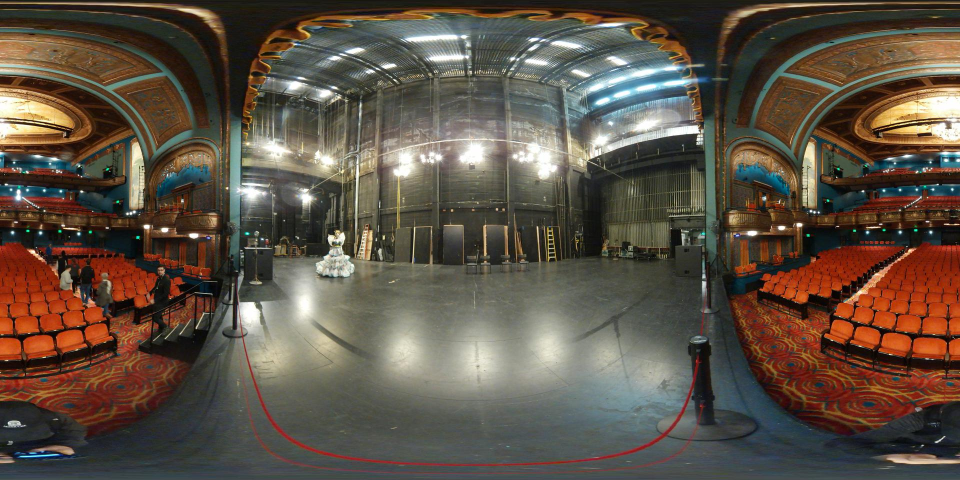
#> input picture image.png, 1920 x 960 px (shown at 1/2 size)
$ python plot_lucas.py
#> lines starting #> are read from the running program, lines starting #| are printed output that depends on the picture; after the words box and inside, x2 and y2 are one past the last pixel; in counts of white or black regions, pixels touching at a corner belong together
import cv2
import numpy as np
import json
from numpy.linalg import norm
from skimage.io import imread
import math

def equirectangular_to_pixel(eqr_width, eqr_height, center_latitude, center_longitude , equirectangular_latitude, equirectangular_longitude):
    """
    Converts equirectangular coordinates to pixel coordinates in a rectangular image.

    Parameters:
    - eqr_width (int): Width of the equirectangular image in pixels.
    - eqr_height (int): Height of the equirectangular image in pixels.
    - center_latitude (float): Latitude of the equirectangular image's center (in degrees).
    - center_longitude (float): Longitude of the equirectangular image's center (in degrees).
    - equirectangular_latitude (float): Latitude in equirectangular projection to convert (in degrees).
    - equirectangular_longitude (float): Longitude in equirectangular projection to convert (in degrees).

    Returns:
    - pixel_x (int): Pixel X-coordinate in the rectangular image.
    - pixel_y (int): Pixel Y-coordinate in the rectangular image.
    """
    # Calculate angular offsets from the center
    latitude_offset = equirectangular_latitude - center_latitude
    longitude_offset = equirectangular_longitude - center_longitude

    # Calculate pixel offsets per degree
    pixels_per_degree_x = eqr_width / 360.0
    pixels_per_degree_y = eqr_height / 180.0

    # Calculate pixel coordinates in the rectangular image
    pixel_x = int((longitude_offset * pixels_per_degree_x) + (eqr_width / 2))
    pixel_y = int((-latitude_offset * pixels_per_degree_y) + (eqr_height / 2))

    return pixel_x, pixel_y


class Rotation:
    @staticmethod
    def Rx(alpha):
        return np.asarray([[1, 0, 0], [0, np.cos(alpha), -np.sin(alpha)], [0, np.sin(alpha), np.cos(alpha)]])
    @staticmethod
    def Ry(beta):
        return np.asarray([[np.cos(beta), 0, np.sin(beta)], [0, 1, 0], [-np.sin(beta), 0, np.cos(beta)]])
    @staticmethod
    def Rz(gamma):
        return np.asarray([[np.cos(gamma), -np.sin(gamma), 0], [np.sin(gamma), np.cos(gamma), 0], [0, 0, 1]])

class Plotting:
    @staticmethod
    def plotEquirectangular(image, kernel, color):
        resized_image = image
        kernel = kernel.astype(np.int32)
        hull = cv2.convexHull(kernel)
        cv2.polylines(resized_image,
                      [hull],
                      isClosed=True,
                      color=color,
                      thickness=2)
        return resized_image


def plot_circles(img, arr, color):
    for i in arr:
        img = cv2.circle(img, i, 10, color, -1)
    return img


def plot_bfov(image, v00, u00, a_lat, a_long, color, h, w):
    t = int(w//2 - u00)
    u00 += t
    image = np.roll(image, t, axis=1)

    phi00 = (u00 - w / 2.) * ((2. * np.pi) / w)
    theta00 = -(v00 - h / 2.) * (np.pi / h)
    r = 10
    d_lat = r / (2 * np.tan(a_lat / 2))
    d_long = r / (2 * np.tan(a_long / 2))
    p = []
    for i in range(-(r - 1) // 2, (r + 1) // 2):
        for j in range(-(r - 1) // 2, (r + 1) // 2):
            p += [np.asarray([i * d_lat / d_long, j, d_lat])]
    R = np.dot(Rotation.Ry(phi00), Rotation.Rx(theta00))
    p = np.asarray([np.dot(R, (p[ij] / norm(p[ij]))) for ij in range(r * r)])
    phi = np.asarray([np.arctan2(p[ij][0], p[ij][2]) for ij in range(r * r)])
    theta = np.asarray([np.arcsin(p[ij][1]) for ij in range(r * r)])
    u = (phi / (2 * np.pi) + 1. / 2.) * w
    v = h - (-theta / np.pi + 1. / 2.) * h
    kernel = np.stack((u, v), axis=-1).astype(np.int32)
    image = plot_circles(image, kernel, color)

    image = Plotting.plotEquirectangular(image, kernel, color)
    image = np.roll(image, w - t, axis=1)

    return image

if __name__ == "__main__":
    image = imread('image.png')
#> image is the input picture: shape (960, 1920, 3); mean R, G, B 93.6, 81.4, 68.7
    h, w = image.shape[:2]
#> h = 960; w = 1920
    color_map = {1: (47,  52,  227),
                 2: (63,  153, 246),
                 3: (74,  237, 255),
                 4: (114, 193, 56),
                 5: (181, 192, 77),
                 6: (220, 144, 51),
                 7: (205, 116, 101),
                 8: (226, 97,  149),
                 9: (155, 109, 246)}

    v00, u00 = 117,426

    def deg_to_rad(degrees):
        return [math.radians(degree) for degree in degrees]
    #a_lat = np.pi / 4
    #a_long = np.pi/6

    #(0,180) and (0,360)
    print(equirectangular_to_pixel(eqr_width = w, eqr_height = h , center_latitude =0, center_longitude =0, equirectangular_latitude = 72, equirectangular_longitude =169))
#| (1861, 96)

    a_lat, a_long = deg_to_rad([45,30])
#> a_lat = 0.785; a_long = 0.524
    color = (255, 0, 0)
    image = plot_bfov(image, v00, u00, a_lat, a_long, color, h, w)
#> after the loop in plot_circles, `for i in arr:`:
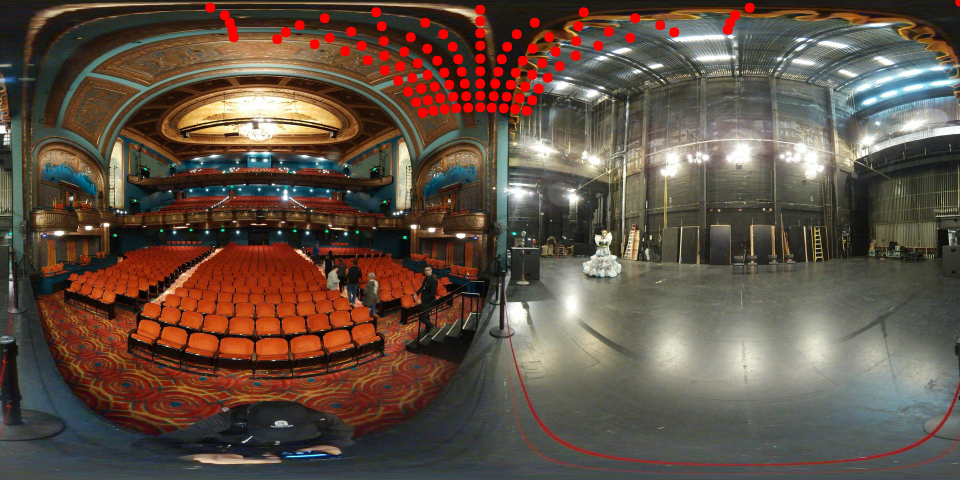
#> img: shape (960, 1920, 3) (shown at 1/2 size); mean of channels 0, 1, 2 96.8, 80.4, 67.9; drawn as R, G, B
#> in plotEquirectangular, `cv2.polylines(resized_image, [hull], isClosed=True, color=color, thick..`:
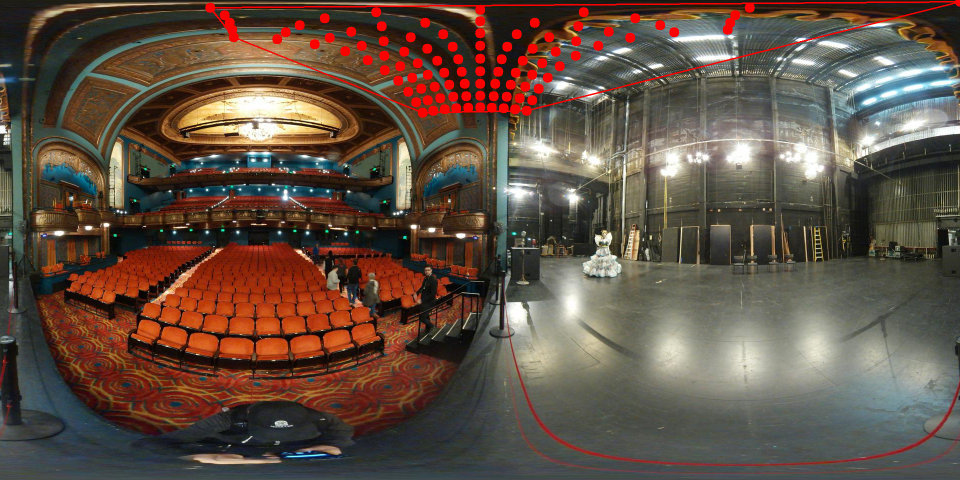
#> resized_image: shape (960, 1920, 3) (shown at 1/2 size); 0.45% of pixels changed, all inside (x1, y1, x2, y2) = (426, 2, 1911, 227); drawn as R, G, B

    a_lat, a_long = deg_to_rad([65,51])
    color = (0, 255, 0)

    v00, u00 = 1861,96
    image = plot_bfov(image, v00, u00, a_lat, a_long, color, h, w)
#> call 2 of plot_bfov, with v00 = 1861, u00 = 96, a_lat = 1.13, a_long = 0.89, color = (0, 255, 0), h = 960, w = 1920
#> in plot_bfov (call 2), `image = np.roll(image, t, axis=1)`:
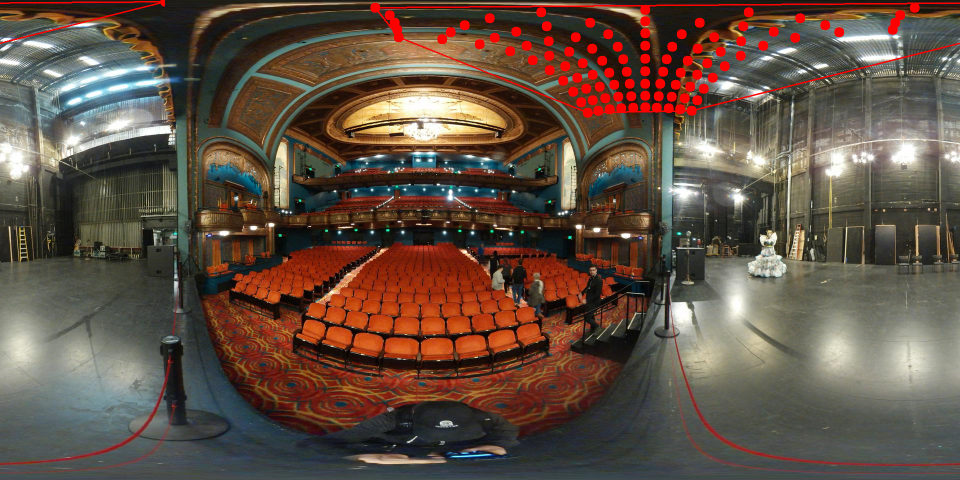
#> image: shape (960, 1920, 3) (shown at 1/2 size); mean of channels 0, 1, 2 97.6, 80.1, 67.7; drawn as R, G, B
#> call 2 of plot_circles, with arr = array of shape (100, 2), color = (0, 255, 0)
#> after the loop in plot_circles (call 2), `for i in arr:`:
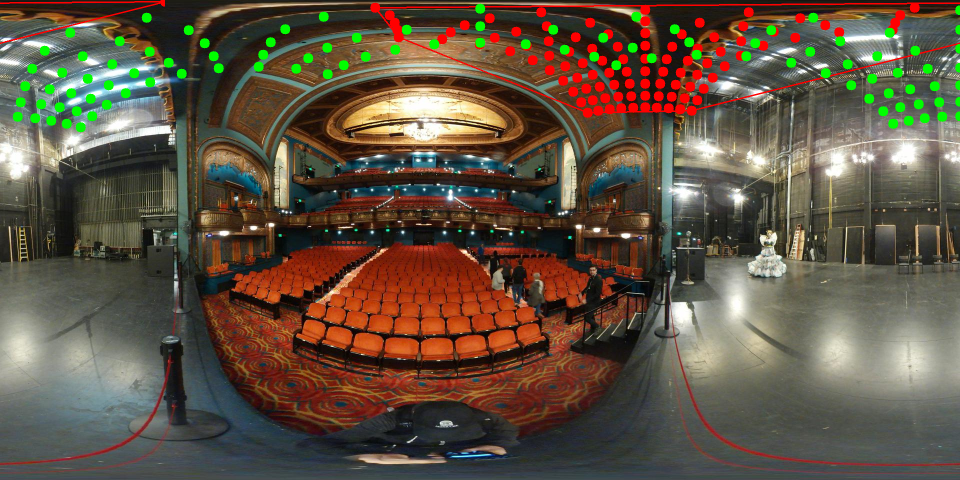
#> img: shape (960, 1920, 3) (shown at 1/2 size); mean of channels 0, 1, 2 95.9, 82.8, 66.3; drawn as R, G, B
#> call 2 of plotEquirectangular, with kernel = array of shape (100, 2), color = (0, 255, 0)
#> in plotEquirectangular (call 2), `cv2.polylines(resized_image, [hull], isClosed=True, color=color, thick..`:
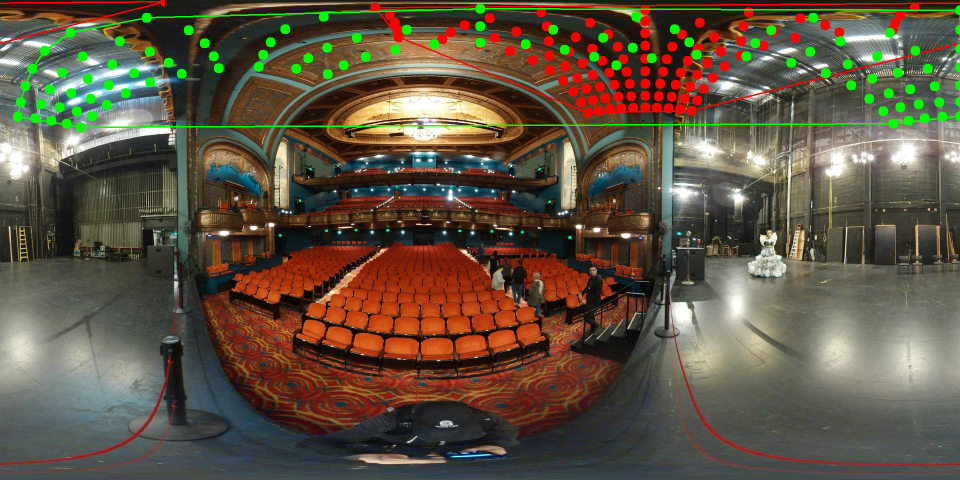
#> resized_image: shape (960, 1920, 3) (shown at 1/2 size); 0.58% of pixels changed, all inside (x1, y1, x2, y2) = (36, 16, 1920, 256); drawn as R, G, B
#> in plot_bfov (call 2), `image = np.roll(image, w - t, axis=1)`:
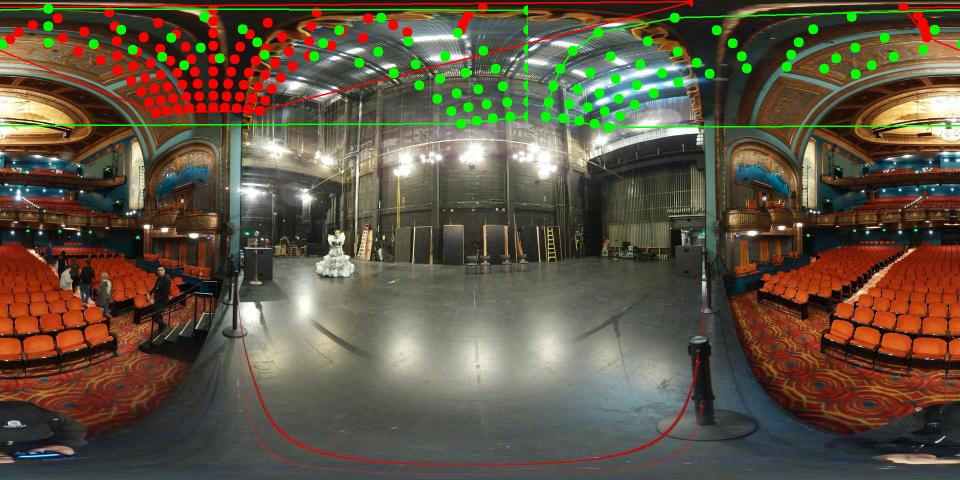
#> image: shape (960, 1920, 3) (shown at 1/2 size); mean of channels 0, 1, 2 95.4, 83.8, 66; drawn as R, G, B

    image = cv2.circle(image, (u00, v00), 5, (255,0,0), -1)
    image = cv2.cvtColor(image, cv2.COLOR_RGBA2BGR)
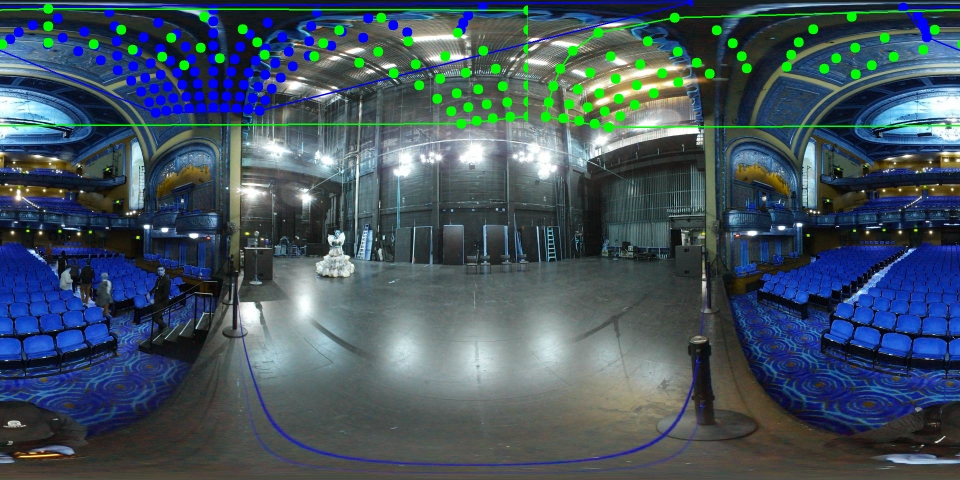
#> image: shape (960, 1920, 3) (shown at 1/2 size); mean R, G, B 66, 83.8, 95.4
    cv2.imwrite('bfov_transl.png', image)

$ run again, with branco.jpg saved as image.png
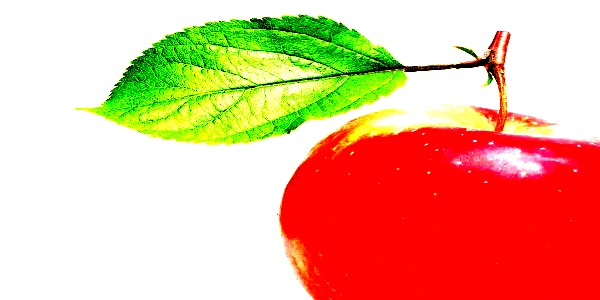
#> input picture branco.jpg, 600 x 300 px
#> image is the input picture: shape (300, 600, 3); mean R, G, B 232.8, 177.7, 146.2
#| (581, 30)
#> after the loop in plot_circles (call 2), `for i in arr:`:
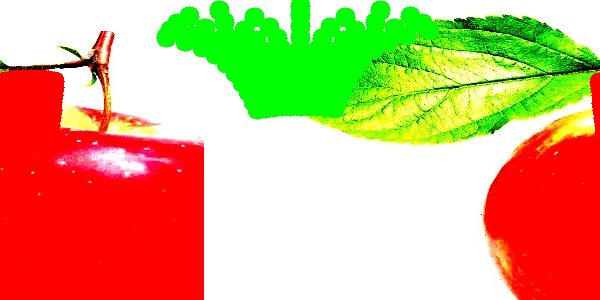
#> img: shape (300, 600, 3); mean of channels 0, 1, 2 211.6, 173.3, 120.7; drawn as R, G, B
#> resized_image: shape (300, 600, 3); 0.5% of pixels changed, all inside (x1, y1, x2, y2) = (174, 5, 422, 99)
#> `image = cv2.cvtColor(image, cv2.COLOR_RGBA2BGR)`:
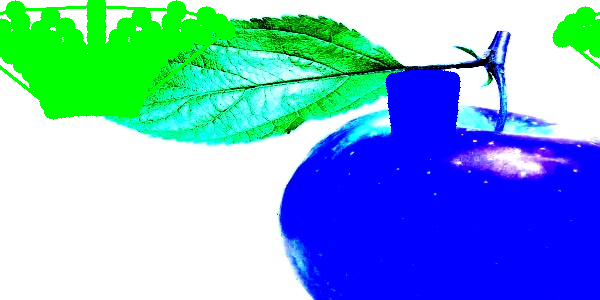
#> image: shape (300, 600, 3); mean R, G, B 119.8, 173.3, 210.6
